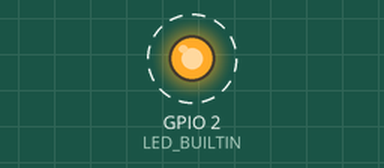
Bench run of a sketch on a simulated ESP8266 (NodeMCU). On the bench: output pins drawn as LEDs (lit = HIGH, except the on-board LED, lit = LOW). Dashed ring = blinking. What the sketch prints to the serial monitor is not drawn.

Above: at 0.2 s.
Timing chart, 0 to 3.0 s (numbered marks = the images above):
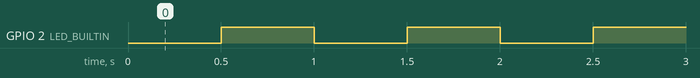

The sketch:

blink.ino
```cpp
#define SERIAL_BAUDRATE	115200

void
setup()
{
	Serial.begin(SERIAL_BAUDRATE);
	pinMode(LED_BUILTIN, OUTPUT);
	Serial.println("Setup DONE");
}

void
loop()
{
	digitalWrite(LED_BUILTIN, LOW);
	Serial.println("LED ON");
	delay(500);
	digitalWrite(LED_BUILTIN, HIGH);
	Serial.println("LED OFF");
	delay(500);
}
```

Measured:
- by itself, GPIO 2 (LED_BUILTIN): alternates HIGH for 0.50 s and LOW for 0.50 s
